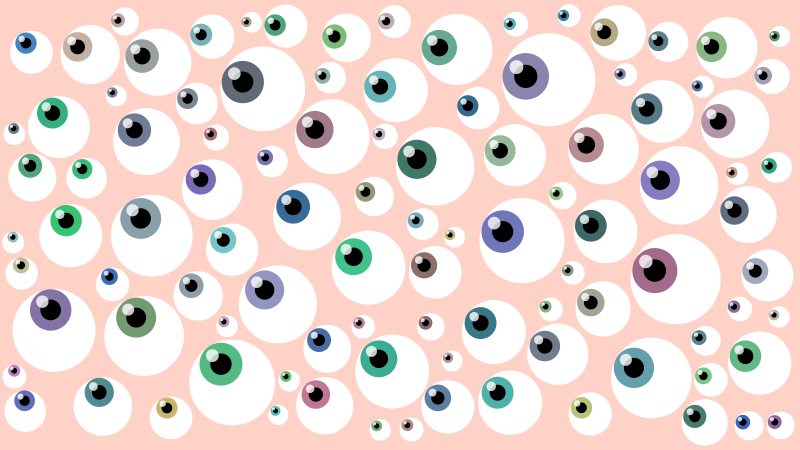
Frame 1 (no input)
Frame 60 (the mouse pressed at the canvas centre just before this capture): identical to frame 1, image omitted
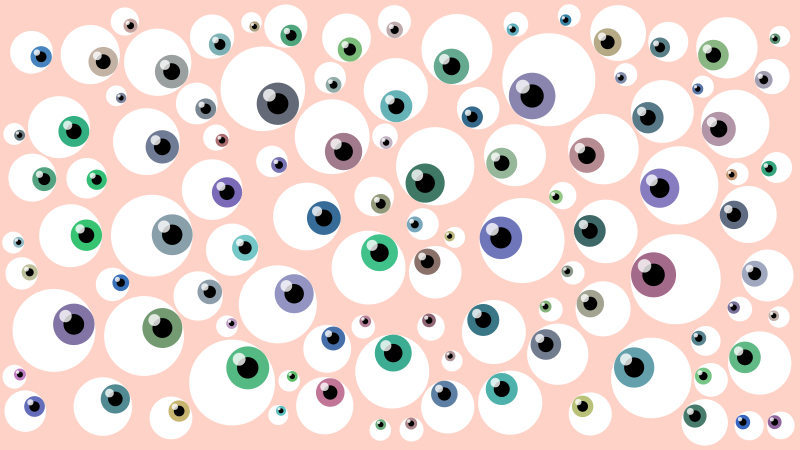
Frame 120 (the mouse held since frame 60 and released just before this capture)

The Processing sketch that drew these frames (run headless with seeded random() and noise(); from frame 60 on, the mouse is pressed at the canvas centre):

// Processing sketch: processing_65947
// ── processing_65947.pde

int maxEyes = 99;
float miner = 30;
float maxer = 50;
float mFactor = 0.85;
ArrayList theEyes;
int maxTries= 10000;


void setup () {
  size (800, 450);
  theEyes = new ArrayList();
  int safetyNet = 0;
  while (theEyes.size() < maxEyes) {
    maxTries--;
    safetyNet++;
    if (safetyNet >= 1000) {
      maxer = max (10, maxer*0.8); 
      miner = max (10, miner*0.8); 
      safetyNet = 0;
    }
    
    if (maxTries <=0) { 
      break; 
      }

    float tr = random (miner, maxer);
    PVector tc = new PVector (random (tr/mFactor, width - tr/mFactor), random (tr/mFactor, height - tr/mFactor));
    boolean noOverlap = true;
    for (int i=0; i <theEyes.size(); i++) {
      eyeBall eye = (eyeBall) theEyes.get(i);
      if (tc.dist(eye.wc) < (eye.r + tr+2)) { noOverlap = false; }
    }
    if (noOverlap)  { theEyes.add (new eyeBall (tc, tr)); }
  }
}

void draw () {
 background (255,210, 200);
 for (int i=0; i <theEyes.size(); i++) {
      eyeBall eye = (eyeBall) theEyes.get(i);
      eye.display(new PVector (mouseX, mouseY));
 }
}

class eyeBall {
 
 color ic;
 float r;
 PVector wc;
  
 eyeBall (PVector myCentre, float myRadius) {
  ic = color (random(50, 200), random(100, 200), random(100,200));
  wc = myCentre;
  r = myRadius;
 }
 
 void display(PVector direction) {
   noStroke();
   fill (255);
   ellipse (wc.x, wc.y, r*2, r*2);
   
   PVector d = direction;
   pushMatrix();
   if (d.dist(wc) < (r/2)) {
     translate (d.x, d.y);
   } else {
     translate ((r/2)*( (d.x - wc.x)/d.dist(wc)) + wc.x, (r/2)*((d.y - wc.y)/d.dist(wc)) + wc.y );
   }
   fill(ic);
   ellipse (0,0, r, r);
   fill(0);
   ellipse (0,0, r/2, r/2);
   fill (255, 200);
   ellipse (r*-0.2, r*-0.2, r*0.3, r*0.3);

   popMatrix();
 }
}
